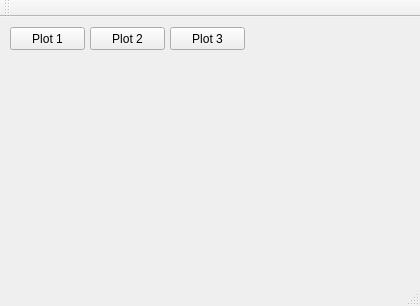
<?xml version="1.0" encoding="UTF-8"?>
<ui version="4.0">
 <class>MainWindow</class>
 <widget class="QMainWindow" name="MainWindow">
  <property name="geometry">
   <rect>
    <x>0</x>
    <y>0</y>
    <width>420</width>
    <height>306</height>
   </rect>
  </property>
  <property name="windowTitle">
   <string>QCustomPlotExample</string>
  </property>
  <widget class="QWidget" name="centralWidget">
   <widget class="QCustomPlot" name="widget" native="true">
    <property name="geometry">
     <rect>
      <x>10</x>
      <y>40</y>
      <width>400</width>
      <height>221</height>
     </rect>
    </property>
   </widget>
   <widget class="QPushButton" name="pushButton">
    <property name="geometry">
     <rect>
      <x>10</x>
      <y>10</y>
      <width>75</width>
      <height>23</height>
     </rect>
    </property>
    <property name="text">
     <string>Plot 1</string>
    </property>
   </widget>
   <widget class="QPushButton" name="pushButton_2">
    <property name="geometry">
     <rect>
      <x>90</x>
      <y>10</y>
      <width>75</width>
      <height>23</height>
     </rect>
    </property>
    <property name="text">
     <string>Plot 2</string>
    </property>
   </widget>
   <widget class="QPushButton" name="pushButton_3">
    <property name="geometry">
     <rect>
      <x>170</x>
      <y>10</y>
      <width>75</width>
      <height>23</height>
     </rect>
    </property>
    <property name="text">
     <string>Plot 3</string>
    </property>
   </widget>
  </widget>
  <widget class="QMenuBar" name="menuBar">
   <property name="geometry">
    <rect>
     <x>0</x>
     <y>0</y>
     <width>420</width>
     <height>21</height>
    </rect>
   </property>
  </widget>
  <widget class="QToolBar" name="mainToolBar">
   <attribute name="toolBarArea">
    <enum>TopToolBarArea</enum>
   </attribute>
   <attribute name="toolBarBreak">
    <bool>false</bool>
   </attribute>
  </widget>
  <widget class="QStatusBar" name="statusBar"/>
 </widget>
 <layoutdefault spacing="6" margin="11"/>
 <customwidgets>
  <customwidget>
   <class>QCustomPlot</class>
   <extends>QWidget</extends>
   <header>qcustomplot.h</header>
   <container>1</container>
  </customwidget>
 </customwidgets>
 <resources/>
 <connections/>
</ui>
